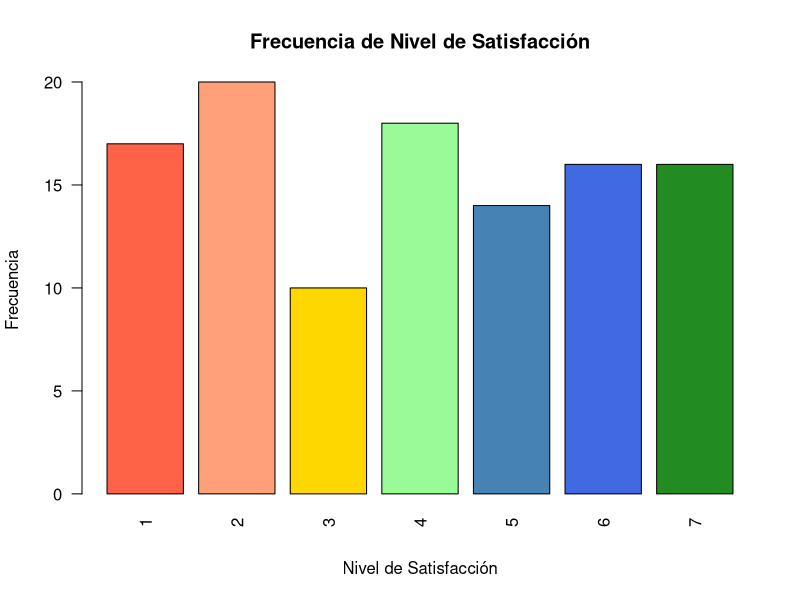
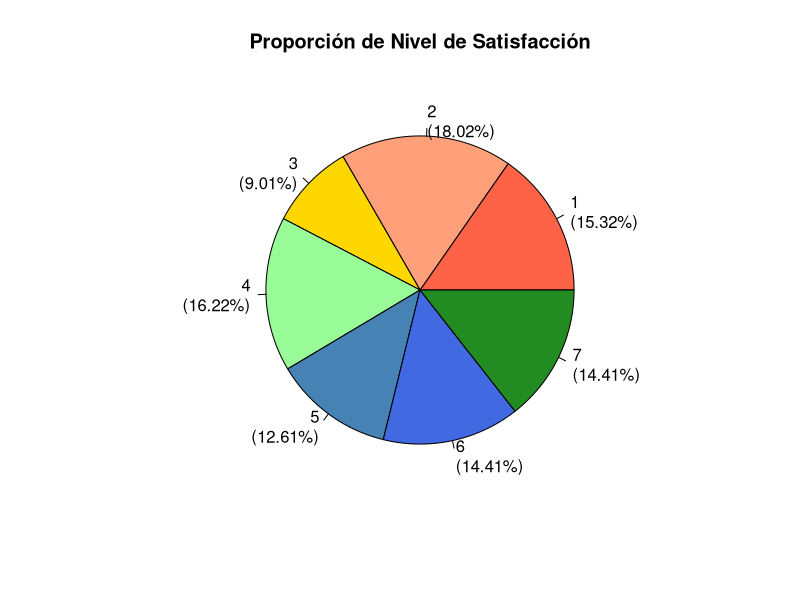

Reproduce these figures in R, in order.
## ---- chunk 1
Nivel_satisfaccion <- factor(c("satisfecho", "muy satisfecho", "muy insatisfecho", "neutral", "muy satisfecho",
"muy insatisfecho", "muy satisfecho", "insatisfecho", "muy insatisfecho", "insatisfecho", "muy satisfecho",
"insatisfecho", "muy satisfecho", "muy satisfecho", "mas o menos insatisfecho", "insatisfecho",
"satisfecho", "muy satisfecho", "neutral", "mas o menos insatisfecho", "muy insatisfecho",
"mas o menos satisfecho", "insatisfecho", "neutral", "mas o menos satisfecho", "satisfecho",
"mas o menos satisfecho", "satisfecho", "neutral", "satisfecho", "muy insatisfecho",
"muy insatisfecho", "neutral", "satisfecho", "insatisfecho", "mas o menos satisfecho",
"mas o menos insatisfecho", "muy insatisfecho", "neutral", "neutral", "satisfecho", "neutral",
"insatisfecho", "mas o menos insatisfecho", "mas o menos insatisfecho", "insatisfecho",
"mas o menos satisfecho", "satisfecho", "neutral", "insatisfecho", "insatisfecho", "muy insatisfecho",
"muy satisfecho", "mas o menos satisfecho", "mas o menos satisfecho"),
                levels=c("muy insatisfecho","insatisfecho","mas o menos insatisfecho", "neutral", "mas o menos satisfecho", "satisfecho", "muy satisfecho"),
                ordered=TRUE)
(Nivel_satisfaccion)
## ---- chunk 2
Nivel_satisfaccion <- factor( c(Nivel_satisfaccion, levels = Nivel_satisfaccion, ordered = TRUE))
(Nivel_satisfaccion)
## ---- chunk 3
total_datos <- length(Nivel_satisfaccion)
print(paste("Suma total de datos:", total_datos))
## ---- chunk 4
frecuencia <- table(Nivel_satisfaccion)
print("Tabla de Frecuencia:")
print(frecuencia)
## ---- chunk 5
proporciones <- prop.table(frecuencia)
porcentajes <- round(proporciones * 100, 2)
## ---- chunk 6
tabla_completa <- data.frame(
  Frecuencia = as.numeric(frecuencia),
  Proporcion = as.numeric(proporciones),
  Porcentaje = as.numeric(porcentajes)
)
rownames(tabla_completa) <- names(frecuencia)

print("Tabla de Frecuencia, Proporciones y Porcentajes:")
print(tabla_completa)
## ---- chunk 7
niveles_numericos <- as.numeric(Nivel_satisfaccion)
## ---- chunk 8
mediana <- median(niveles_numericos)
## ---- chunk 9
cuartiles <- quantile(niveles_numericos, probs = c(0.25, 0.5, 0.75), type = 1)
nombres_cuartiles <- Nivel_satisfaccion[round(cuartiles)]

print("Análisis de Posición (basado en el orden):")
cat("Mediana (nivel):", Nivel_satisfaccion[round(mediana)], "\n")
cat("Primer Cuartil (Q1):", nombres_cuartiles[1], "\n")
cat("Segundo Cuartil (Q2 - Mediana):", nombres_cuartiles[2], "\n")
cat("Tercer Cuartil (Q3):", nombres_cuartiles[3], "\n")
## ---- chunk 10
colores_barras <- c("#FF6347", "#FFA07A", "#FFD700", "#98FB98", "#4682B4", "#4169E1", "#228B22")

barplot(frecuencia,
        main = "Frecuencia de Nivel de Satisfacción",
        xlab = "Nivel de Satisfacción",
        ylab = "Frecuencia",
        col = colores_barras,
        border = "black",
        las = 2) # las = 2 para rotar etiquetas del eje x y evitar superposicion
## ---- chunk 11
pie(frecuencia,
    labels = paste(names(frecuencia), "\n(", porcentajes, "%)", sep = ""),
    main = "Proporción de Nivel de Satisfacción",
    col = colores_barras)
